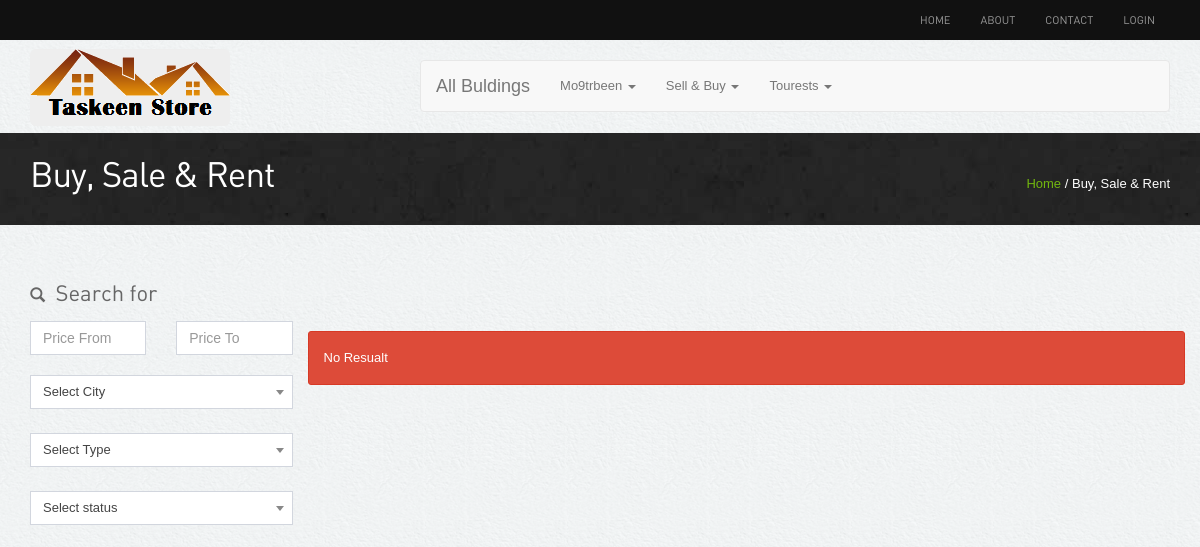
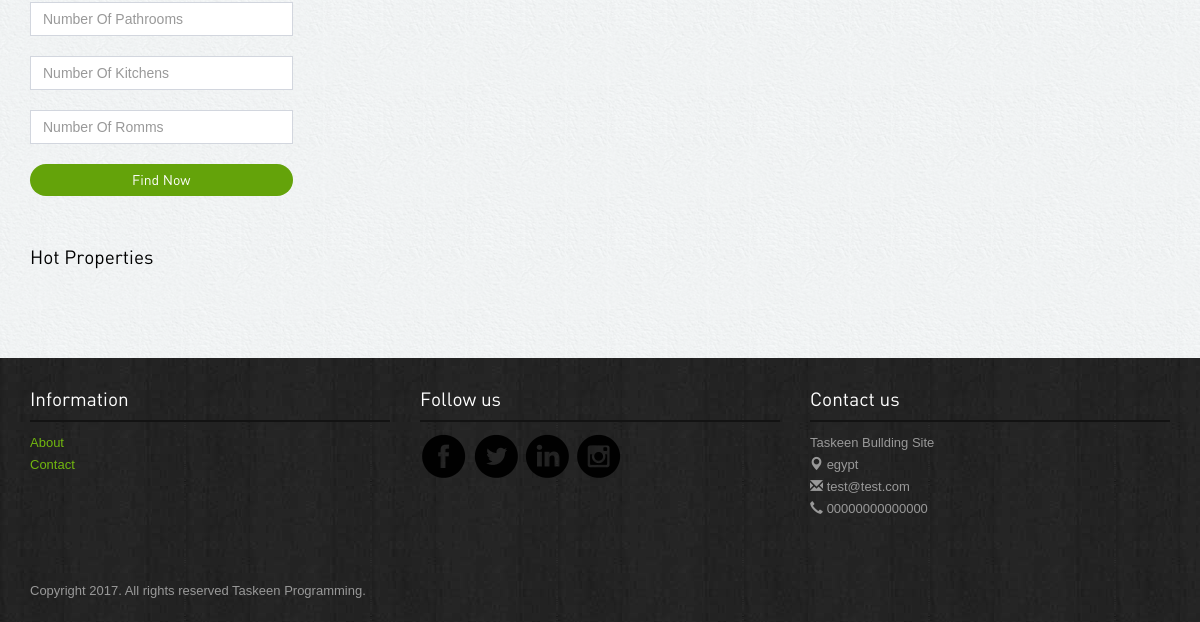
The page /search.php on the database as committed earlier (2 pictures, top to bottom).
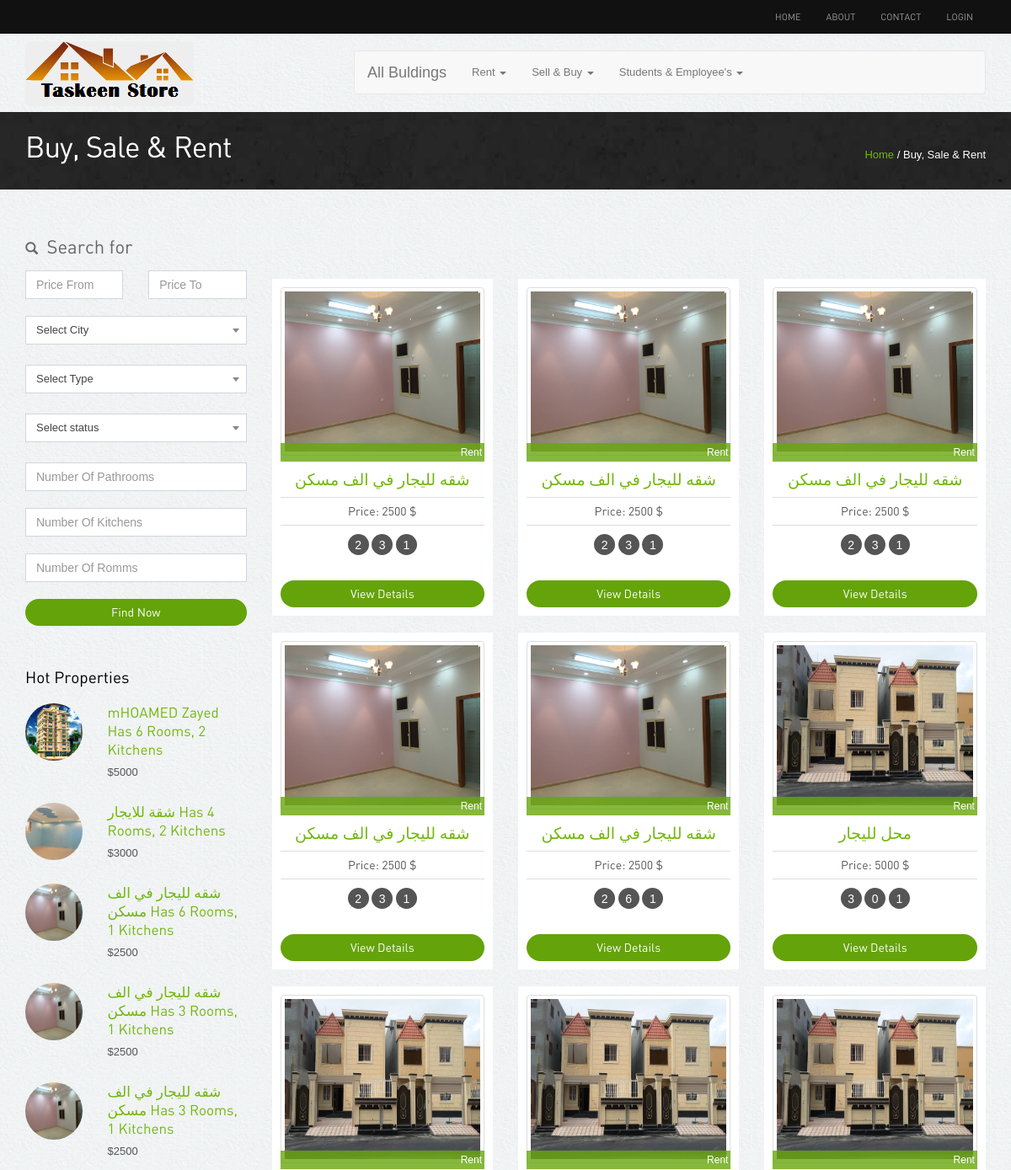
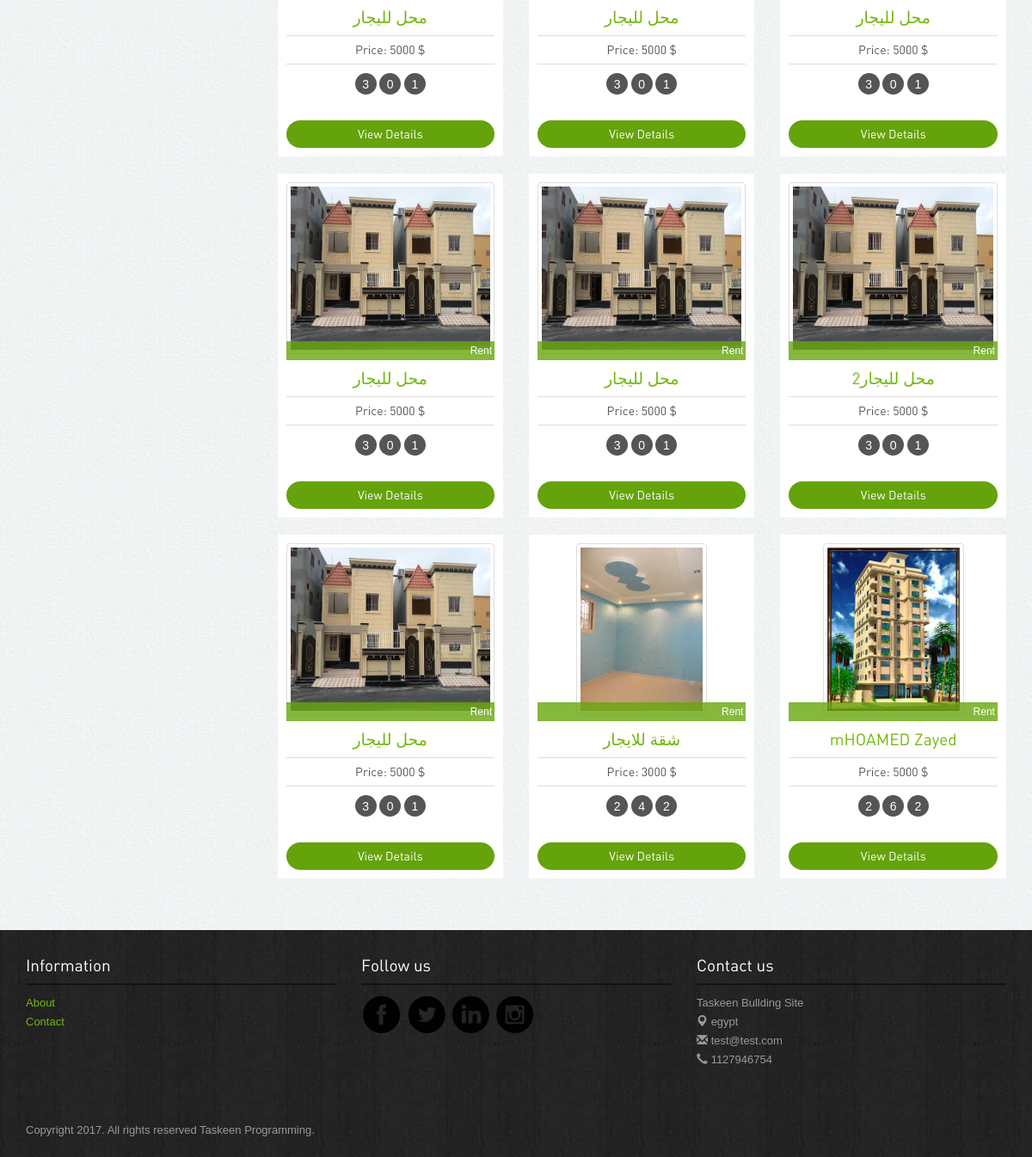
The same page on the database as committed later (2 pictures, top to bottom).
### tables this page shows
CREATE TABLE `categouries` (
  `id` int(11) NOT NULL,
  `name` varchar(255) NOT NULL
);

CREATE TABLE `sitesetting` (
  `id` int(11) NOT NULL,
  `slug` varchar(50) NOT NULL,
  `nameSetting` varchar(50) NOT NULL,
  `value` text NOT NULL,
  `type` tinyint(4) NOT NULL,
  `created_at` timestamp NOT NULL DEFAULT '0000-00-00 00:00:00',
  `updated_at` timestamp NOT NULL DEFAULT '0000-00-00 00:00:00'
);

CREATE TABLE `buldings` (
  `id` int(11) NOT NULL,
  `title` varchar(255) NOT NULL,
  `description` varchar(255) NOT NULL,
  `address` varchar(255) NOT NULL,
  `price` float NOT NULL,
  `num_pr` varchar(255) NOT NULL,
  `num_kit` varchar(255) NOT NULL,
  `num_rooms` varchar(255) NOT NULL,
  `status` int(11) NOT NULL DEFAULT '0',
  `type` int(11) NOT NULL DEFAULT '0',
  `city_id` int(10) DEFAULT NULL,
  `area_id` int(10) DEFAULT NULL,
  `subarea_id` int(10) DEFAULT NULL,
  `user_id` int(10) DEFAULT NULL,
  `categoury_id` int(10) DEFAULT NULL,
  `subcategoury_id` int(10) DEFAULT NULL,
  `image` varchar(300) NOT NULL,
  `month` varchar(3) NOT NULL,
  `year` varchar(4) NOT NULL,
  `isApproved` tinyint(1) NOT NULL DEFAULT '0',
  `created_at` timestamp NOT NULL DEFAULT CURRENT_TIMESTAMP,
  `updated_at` timestamp NOT NULL DEFAULT CURRENT_TIMESTAMP ON UPDATE CURRENT_TIMESTAMP
);

### init.php (called while the page is built)
<?php
    include "connect.php";
    include "includes/functions/functions.php";
    include "includes/templates/header.php";
?>

### includes/functions/functions.php (called while the page is built, shortened)
<?php
   function getAllFrom($field, $table, $where = null, $and = null, $orderField = 'id', $ordering = 'ASC', $limit = null)
   {
      global $conn;
      $stmt = $conn->prepare("SELECT $field FROM $table $where $and ORDER BY $orderField $ordering $limit");
      $stmt->execute();
      $all = $stmt->fetchAll();
      return $all;
   }
   function getSetting($settingName = 'siteName')
   {
      global $conn;
      $stmt = $conn->prepare("SELECT value FROM sitesetting WHERE nameSetting = '$settingName'");
      $stmt->execute();
      $all = $stmt->fetch();
      return $all[0];
   }
?>

### search.php (the view, shortened to what the changed rows need)
<?php include'init.php';
?>
<div class="inside-banner">
	<div class="container">
		<span class="pull-right"><a href="index.php">Home</a> / Buy, Sale & Rent</span>
		<h2>Buy, Sale & Rent</h2>
	</div>
</div>
<div class="container">
	<div class="properties-listing spacer">
		<div class="row">
			<div class="col-lg-3 col-sm-4">
				<div class="search-form">
					<h4>
                  <span class="glyphicon glyphicon-search"></span> Search for
               </h4>
               <div class="row">
						<form action="search.php" method="get">
							<div class="col-lg-6">
								<input class="form-control" type="number" name="price_from" value="" placeholder="Price From">
							</div>
							<div class="col-lg-6">
								<input class="form-control" type="number" name="price_to" value="" placeholder="Price To">
							</div>
							<div class="col-lg-12 marginSelect">
							</div>
							<div class="col-lg-12 marginSelect">
							</div>
                     <div class="col-lg-12 marginSelect">
                     </div>
							<div class="col-lg-12">
								<input class="form-control" type="number" name="num_pr" value="" placeholder="Number Of Pathrooms">
							</div>
							<div class="col-lg-12">
								<input class="form-control" type="number" name="num_kit" value="" placeholder="Number Of Kitchens">
							</div>
							<div class="col-lg-12">
								<input class="form-control" type="number" name="num_rooms" value="" placeholder="Number Of Romms">
							</div>
						</div>
						<button type="submit" class="btn btn-primary">Find Now</button>
				</div>
				<div class="hot-properties hidden-xs">
					<h4>Hot Properties</h4>
					<?php
					$suggested = getAllFrom('*', 'buldings', 'WHERE isApproved = 1', null, 'id', 'DESC', 'LIMIT 5');
					foreach ($suggested as $bu): ?>
					<div class="row">
						<div class="col-lg-4 col-sm-5"><img alt="properties" class="img-responsive img-circle" src="<?php echo $bu['image'] ?>"></div>
						<div class="col-lg-8 col-sm-7">
							<h5><a href="property-detail.php?bu_id=<?php echo $bu['id'] ?>&view=<?php echo sha1($bu['title']) ?>"><?php echo $bu['title'] ?> Has <?php echo $bu['num_rooms'] ?> Rooms, <?php echo $bu['num_kit'] ?> Kitchens</a></h5>
							<p class="price">$<?php echo $bu['price'] ?></p>
						</div>
					</div>
					<?php endforeach; ?>
				</div>
			</div>
			<div class="col-lg-9 col-sm-8">
            <br><br><br>
				<div class="row">
					<?php
                     $query = "SELECT * FROM buldings ";
                     $bus = $conn->prepare($query);
                     $bus->execute();
                     $busFetch = $bus->fetchAll();
                     $buCount = $bus->rowCount();
                ?>
                <?php if ($buCount > 0): ?>
                <?php foreach ($busFetch as $bu):  ?>
						<div class="col-lg-4 col-sm-6">
							<div class="properties">
								<div class="image-holder">
									<img alt="properties" class="img-responsive img-thumbnail" style="height: 200px;" src="<?php echo $bu['image'] ?>">
                           <div class="status <?php echo $bu['status'] == 1 ? 'sold' : 'new'?>">
                              <?php echo $bu['status'] == 1 ? 'Rent' : 'Sell'?>
                           </div>
								</div>
								<h4><a href="property-detail.php"><?php echo $bu['title'] ?></a></h4>
								<p class="price">Price: <?php echo $bu['price'] ?> $</p>
								<div class="listing-detail">
									<span data-original-title="Path Room" data-placement="bottom" data-toggle="tooltip"><?php echo $bu['num_pr'] ?></span>
									<span data-original-title="Rooms" data-placement="bottom" data-toggle="tooltip"><?php echo $bu['num_rooms'] ?></span>
									<span data-original-title="Kitchen" data-placement="bottom" data-toggle="tooltip"><?php echo $bu['num_kit'] ?></span>
								</div><a class="btn btn-primary" href="property-detail.php?bu_id=<?php echo $bu['id'] ?>&view=<?php echo sha1($bu['title']) ?>">View Details</a>
							</div>
						</div>
					<?php endforeach; ?>
            <?php else:?>
               <div class="alert alert-danger">No Resualt</div>
            <?php endif; ?>
				</div>
			</div>
		</div>
	</div>
</div>
<?php include'includes/templates/footer.php';?>

### includes/templates/header.php (shortened to what the changed rows need)
<!DOCTYPE html>
<html lang="en">
<head>
    <link rel="stylesheet" href="assets/bootstrap/css/bootstrap.css" />
    <link rel="stylesheet" href="assets/owl-carousel/owl.carousel.css">
    <link rel="stylesheet" href="assets/owl-carousel/owl.theme.css">
    <link rel="stylesheet" type="text/css" href="assets/slitslider/css/style.css" />
    <link rel="stylesheet" type="text/css" href="assets/slitslider/css/custom.css" />
    <link rel="stylesheet" type="text/css" href="assets/css/sweetalert.css" />
    <link rel="stylesheet" href="assets/css/select2.min.css"/>
    <link rel="stylesheet" href="assets/css/reset.css"/>
    <link rel="stylesheet" href="assets/css/card.css"/>
    <link rel="stylesheet" href="assets/css/AdminLTE.min.css"/>
    <link rel="stylesheet" href="assets/css/styles.css"/>
</head>
<body>
    <div class="navbar-wrapper">
        <div class="navbar-inverse" role="navigation">
            <div class="container">
                <div class="navbar-collapse  collapse">
                    <ul class="nav navbar-nav navbar-right">
                        <?php if (isset($_SESSION['user_mail'])): ?>
                           <li><a href="buldings.php">Add Free Bullding</a></li>
                           <li><a href="profile.php">profile</a></li>
                           <li><a href="logout.php">logout</a></li>
                        <?php else: ?>
                           <li><a href="#" data-target="#loginpop" data-toggle="modal">Login</a></li>
                        <?php endif; ?>
                    </ul>
                </div>
            </div>
        </div>
    </div>
    <div class="container">
        <div class="row">
            <div class="col-md-4">
              <img src="images/taskeen.png" alt="" class="img-rounded" style="margin-top: 9px;">
            </div>
            <div class="col-md-8">
                <nav class="navbar navbar-default" style="margin-top: 20px;">
                    <div class="container-fluid">
                        <div class="navbar-header">
                             <a class="navbar-brand" href="buysalerent.php">All Buldings</a>
                        </div>
                        <div class="collapse navbar-collapse" id="bs-example-navbar-collapse-1">
                            <ul class="nav navbar-nav">
                                <?php
                                $cats = getAllFrom('*', 'categouries', null, null, 'name', 'ASC', null);
                                foreach ($cats as $cat): ?>
                                    <li class="dropdown">
                                        <a href="#" class="dropdown-toggle" data-toggle="dropdown" role="button" aria-haspopup="true" aria-expanded="false"><?php echo $cat['name'] ?> <span class="caret"></span></a>
                                    </li>
                                <?php endforeach; ?>
                            </ul>
                        </div>
                    </div>
                </nav>
            </div>
        </div>
    </div>

### includes/templates/footer.php (shortened to what the changed rows need)
<div class="footer">
   <div class="container">
      <div class="row">
         <div class="col-lg-4 col-sm-3">
            <h4>Information</h4>
            <ul class="row">
               <li class="col-lg-12 col-sm-12 col-xs-3"><a href="about.php">About</a></li>
               <li class="col-lg-12 col-sm-12 col-xs-3"><a href="contact.php">Contact</a></li>
            </ul>
         </div>
            <div class="col-lg-4 col-sm-3">
               <h4>Follow us</h4>
               <a href="<?php echo getSetting('facebook');?>"><img src="images/facebook.png" alt="facebook"></a>
               <a href="<?php echo getSetting('twitter');?>"><img src="images/twitter.png" alt="twitter"></a>
               <a href="<?php echo getSetting('linkedin');?>"><img src="images/linkedin.png" alt="linkedin"></a>
               <a href="<?php echo getSetting('instgram');?>"><img src="images/instagram.png" alt="instagram"></a>
            </div>
            <div class="col-lg-4 col-sm-3">
               <h4>Contact us</h4>
               <p><b><?php echo getSetting();?></b><br>
                  <span class="glyphicon glyphicon-map-marker"></span> <?php echo getSetting('address');?> <br>
                  <span class="glyphicon glyphicon-envelope"></span> <?php echo getSetting('email');?><br>
                  <span class="glyphicon glyphicon-earphone"></span> <?php echo getSetting('sitePhone');?></p>
               </div>
            </div>
            <p class="copyright">Copyright 2017. All rights reserved <?php echo getSetting('copyright');?>.	</p>
         </div></div>
      </body>
      </html>

Rows that differ between the two databases and show on the page:
changed categouries: name "Tourests" → "Rent"; moves up the list
shown differently, row unchanged: categouries "Sell & Buy": moves down the list
changed categouries: name "Mo9trbeen" → "Students & Employee's"
added buldings: image (picture), title "mHOAMED Zayed", num_rooms "6", num_kit "2", price "5000", status "Rent", num_pr "2"
added buldings: image (picture), title "شقة للايجار", num_rooms "4", num_kit "2", price "3000", status "Rent", num_pr "2"
added buldings: image (picture), title "شقه لليجار في الف مسكن", num_rooms "6", num_kit "1", price "2500", status "Rent", num_pr "2"
added buldings: image (picture), title "شقه لليجار في الف مسكن", num_rooms "3", num_kit "1", price "2500", status "Rent", num_pr "2"
added buldings: image (picture), title "شقه لليجار في الف مسكن", num_rooms "3", num_kit "1", price "2500", status "Rent", num_pr "2"
added buldings: image (picture), status "Rent", title "شقه لليجار في الف مسكن", price "2500", num_pr "2", num_rooms "3", num_kit "1"
added buldings: image (picture), status "Rent", title "شقه لليجار في الف مسكن", price "2500", num_pr "2", num_rooms "3", num_kit "1"
added buldings: image (picture), status "Rent", title "محل لليجار", price "5000", num_pr "3", num_rooms "0", num_kit "1"
added buldings: image (picture), status "Rent", title "محل لليجار", price "5000", num_pr "3", num_rooms "0", num_kit "1"
added buldings: image (picture), status "Rent", title "محل لليجار", price "5000", num_pr "3", num_rooms "0", num_kit "1"
added buldings: image (picture), status "Rent", title "محل لليجار", price "5000", num_pr "3", num_rooms "0", num_kit "1"
added buldings: image (picture), status "Rent", title "محل لليجار", price "5000", num_pr "3", num_rooms "0", num_kit "1"
added buldings: image (picture), status "Rent", title "محل لليجار", price "5000", num_pr "3", num_rooms "0", num_kit "1"
added buldings: image (picture), status "Rent", title "محل لليجار2", price "5000", num_pr "3", num_rooms "0", num_kit "1"
added buldings: image (picture), status "Rent", title "محل لليجار", price "5000", num_pr "3", num_rooms "0", num_kit "1"
changed sitesetting (number 4 of 5 on the later page): value "00000000000000" → "1127946754"
Other text that changed with them:
text no longer shown: "No Resualt"
